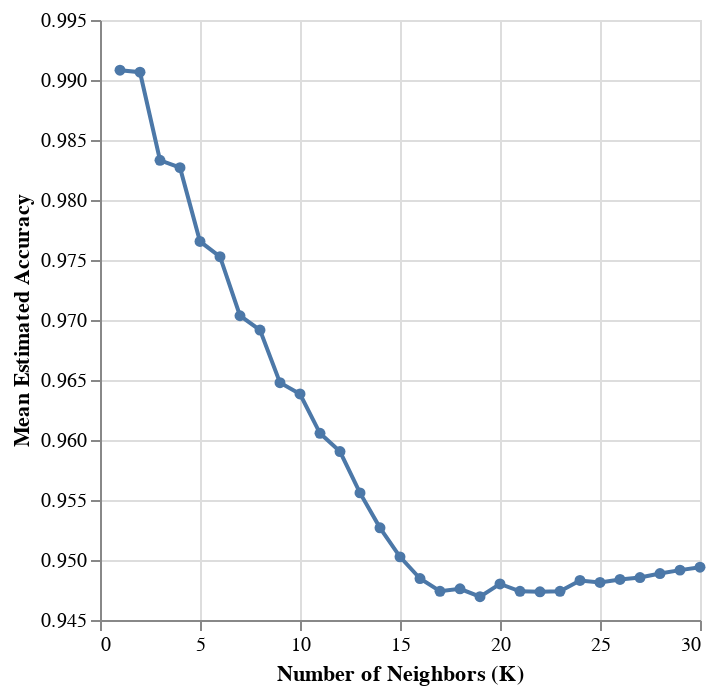

Notebook source saved alongside this figure:
### Markdown cell above
##### Graph 2

### Code cell
from sklearn.model_selection import GridSearchCV

IP_tune_grid = GridSearchCV(
    estimator=IP_tune_pipe,
    param_grid=IP_parameter_grid,
    cv=10
)

IP_accuracies_grid = pd.DataFrame(
    IP_tune_grid.fit(
        scaled_training_IP,
        upsampled_pulsar["type"]
    ).cv_results_
)

cross_val_plot=alt.Chart(IP_accuracies_grid).mark_line(point=True).encode(
    y=alt.Y("mean_test_score").title('Mean Estimated Accuracy').scale(zero=False),
    x=alt.X("param_kneighborsclassifier__n_neighbors").title('Number of Neighbors (K)'),
)
cross_val_plot

### Figure 1 — Vega-Lite specification as saved in the notebook (floating-point values rounded to 4 significant figures)
{"config": {"view": {"continuousWidth": 300, "continuousHeight": 300}}, "data": {"name": "data-d6d198264f8e8116bed398082d7465cb"}, "mark": {"type": "line", "point": true}, "encoding": {"x": {"field": "param_kneighborsclassifier__n_neighbors", "title": "Number of Neighbors (K)", "type": "quantitative"}, "y": {"field": "mean_test_score", "scale": {"zero": false}, "title": "Mean Estimated Accuracy", "type": "quantitative"}}, "$schema": "https://vega.github.io/schema/vega-lite/v5.16.3.json", "datasets": {"data-d6d198264f8e8116bed398082d7465cb": [{"mean_fit_time": 0.0537, "std_fit_time": 0.006584, "mean_score_time": 0.1414, "std_score_time": 0.02147, "param_kneighborsclassifier__n_neighbors": 1, "params": {"kneighborsclassifier__n_neighbors": 1}, "split0_test_score": 0.9897, "split1_test_score": 0.9897, "split2_test_score": 0.9926, "split3_test_score": 0.9926, "split4_test_score": 0.9889, "split5_test_score": 0.993, "split6_test_score": 0.9902, "split7_test_score": 0.991, "split8_test_score": 0.9902, "split9_test_score": 0.9902, "mean_test_score": 0.9908, "std_test_score": 0.001363, "rank_test_score": 1}, {"mean_fit_time": 0.05354, "std_fit_time": 0.005574, "mean_score_time": 0.1346, "std_score_time": 0.0116, "param_kneighborsclassifier__n_neighbors": 2, "params": {"kneighborsclassifier__n_neighbors": 2}, "split0_test_score": 0.9889, "split1_test_score": 0.9897, "split2_test_score": 0.9926, "split3_test_score": 0.9926, "split4_test_score": 0.9889, "split5_test_score": 0.993, "split6_test_score": 0.9902, "split7_test_score": 0.991, "split8_test_score": 0.9893, "split9_test_score": 0.9902, "mean_test_score": 0.9907, "std_test_score": 0.001499, "rank_test_score": 2}, {"mean_fit_time": 0.05627, "std_fit_time": 0.01163, "mean_score_time": 0.1448, "std_score_time": 0.03513, "param_kneighborsclassifier__n_neighbors": 3, "params": {"kneighborsclassifier__n_neighbors": 3}, "split0_test_score": 0.9766, "split1_test_score": 0.9815, "split2_test_score": 0.9869, "split3_test_score": 0.9856, "split4_test_score": 0.9836, "split5_test_score": 0.9869, "split6_test_score": 0.9848, "split7_test_score": 0.9836, "split8_test_score": 0.9811, "split9_test_score": 0.9824, "mean_test_score": 0.9833, "std_test_score": 0.002946, "rank_test_score": 3}, {"mean_fit_time": 0.05268, "std_fit_time": 0.007547, "mean_score_time": 0.1232, "std_score_time": 0.01286, "param_kneighborsclassifier__n_neighbors": 4, "params": {"kneighborsclassifier__n_neighbors": 4}, "split0_test_score": 0.9762, "split1_test_score": 0.9807, "split2_test_score": 0.9865, "split3_test_score": 0.9836, "split4_test_score": 0.982, "split5_test_score": 0.9869, "split6_test_score": 0.984, "split7_test_score": 0.9836, "split8_test_score": 0.9811, "split9_test_score": 0.9824, "mean_test_score": 0.9827, "std_test_score": 0.002899, "rank_test_score": 4}, {"mean_fit_time": 0.05744, "std_fit_time": 0.01492, "mean_score_time": 0.1358, "std_score_time": 0.02171, "param_kneighborsclassifier__n_neighbors": 5, "params": {"kneighborsclassifier__n_neighbors": 5}, "split0_test_score": 0.9705, "split1_test_score": 0.975, "split2_test_score": 0.982, "split3_test_score": 0.9787, "split4_test_score": 0.9754, "split5_test_score": 0.9799, "split6_test_score": 0.9754, "split7_test_score": 0.9779, "split8_test_score": 0.9766, "split9_test_score": 0.9742, "mean_test_score": 0.9765, "std_test_score": 0.003073, "rank_test_score": 5}, {"mean_fit_time": 0.05193, "std_fit_time": 0.005678, "mean_score_time": 0.1226, "std_score_time": 0.008534, "param_kneighborsclassifier__n_neighbors": 6, "params": {"kneighborsclassifier__n_neighbors": 6}, "split0_test_score": 0.9705, "split1_test_score": 0.9738, "split2_test_score": 0.9815, "split3_test_score": 0.9746, "split4_test_score": 0.9729, "split5_test_score": 0.9795, "split6_test_score": 0.9746, "split7_test_score": 0.9774, "split8_test_score": 0.9746, "split9_test_score": 0.9733, "mean_test_score": 0.9753, "std_test_score": 0.003129, "rank_test_score": 6}, {"mean_fit_time": 0.05682, "std_fit_time": 0.01187, "mean_score_time": 0.1328, "std_score_time": 0.01753, "param_kneighborsclassifier__n_neighbors": 7, "params": {"kneighborsclassifier__n_neighbors": 7}, "split0_test_score": 0.966, "split1_test_score": 0.9684, "split2_test_score": 0.9774, "split3_test_score": 0.9688, "split4_test_score": 0.9664, "split5_test_score": 0.9717, "split6_test_score": 0.9705, "split7_test_score": 0.9738, "split8_test_score": 0.9705, "split9_test_score": 0.9701, "mean_test_score": 0.9704, "std_test_score": 0.003239, "rank_test_score": 7}, {"mean_fit_time": 0.0508, "std_fit_time": 0.00505, "mean_score_time": 0.1377, "std_score_time": 0.018, "param_kneighborsclassifier__n_neighbors": 8, "params": {"kneighborsclassifier__n_neighbors": 8}, "split0_test_score": 0.9664, "split1_test_score": 0.9651, "split2_test_score": 0.9766, "split3_test_score": 0.9676, "split4_test_score": 0.9656, "split5_test_score": 0.9701, "split6_test_score": 0.9692, "split7_test_score": 0.9701, "split8_test_score": 0.9696, "split9_test_score": 0.9713, "mean_test_score": 0.9692, "std_test_score": 0.003184, "rank_test_score": 8}, {"mean_fit_time": 0.05766, "std_fit_time": 0.01546, "mean_score_time": 0.1423, "std_score_time": 0.02744, "param_kneighborsclassifier__n_neighbors": 9, "params": {"kneighborsclassifier__n_neighbors": 9}, "split0_test_score": 0.9627, "split1_test_score": 0.9606, "split2_test_score": 0.9729, "split3_test_score": 0.9623, "split4_test_score": 0.9631, "split5_test_score": 0.9627, "split6_test_score": 0.9656, "split7_test_score": 0.9664, "split8_test_score": 0.9643, "split9_test_score": 0.9672, "mean_test_score": 0.9648, "std_test_score": 0.003327, "rank_test_score": 9}, {"mean_fit_time": 0.06188, "std_fit_time": 0.02476, "mean_score_time": 0.1485, "std_score_time": 0.0239, "param_kneighborsclassifier__n_neighbors": 10, "params": {"kneighborsclassifier__n_neighbors": 10}, "split0_test_score": 0.9627, "split1_test_score": 0.9582, "split2_test_score": 0.9738, "split3_test_score": 0.961, "split4_test_score": 0.9594, "split5_test_score": 0.9631, "split6_test_score": 0.9664, "split7_test_score": 0.9647, "split8_test_score": 0.9631, "split9_test_score": 0.966, "mean_test_score": 0.9638, "std_test_score": 0.004148, "rank_test_score": 10}, {"mean_fit_time": 0.0551, "std_fit_time": 0.008271, "mean_score_time": 0.1349, "std_score_time": 0.01461, "param_kneighborsclassifier__n_neighbors": 11, "params": {"kneighborsclassifier__n_neighbors": 11}, "split0_test_score": 0.9602, "split1_test_score": 0.9533, "split2_test_score": 0.9701, "split3_test_score": 0.9565, "split4_test_score": 0.9557, "split5_test_score": 0.9598, "split6_test_score": 0.9635, "split7_test_score": 0.9619, "split8_test_score": 0.9614, "split9_test_score": 0.9631, "mean_test_score": 0.9606, "std_test_score": 0.004489, "rank_test_score": 11}, {"mean_fit_time": 0.06344, "std_fit_time": 0.01698, "mean_score_time": 0.1479, "std_score_time": 0.01838, "param_kneighborsclassifier__n_neighbors": 12, "params": {"kneighborsclassifier__n_neighbors": 12}, "split0_test_score": 0.9602, "split1_test_score": 0.9549, "split2_test_score": 0.9664, "split3_test_score": 0.9533, "split4_test_score": 0.9557, "split5_test_score": 0.9586, "split6_test_score": 0.9602, "split7_test_score": 0.9598, "split8_test_score": 0.9614, "split9_test_score": 0.9598, "mean_test_score": 0.959, "std_test_score": 0.003542, "rank_test_score": 12}, {"mean_fit_time": 0.04699, "std_fit_time": 0.003651, "mean_score_time": 0.1319, "std_score_time": 0.0195, "param_kneighborsclassifier__n_neighbors": 13, "params": {"kneighborsclassifier__n_neighbors": 13}, "split0_test_score": 0.9565, "split1_test_score": 0.9504, "split2_test_score": 0.9656, "split3_test_score": 0.9479, "split4_test_score": 0.9528, "split5_test_score": 0.9557, "split6_test_score": 0.9565, "split7_test_score": 0.9578, "split8_test_score": 0.9557, "split9_test_score": 0.9569, "mean_test_score": 0.9556, "std_test_score": 0.004483, "rank_test_score": 13}, {"mean_fit_time": 0.05557, "std_fit_time": 0.01283, "mean_score_time": 0.1408, "std_score_time": 0.01424, "param_kneighborsclassifier__n_neighbors": 14, "params": {"kneighborsclassifier__n_neighbors": 14}, "split0_test_score": 0.9549, "split1_test_score": 0.9467, "split2_test_score": 0.9651, "split3_test_score": 0.9479, "split4_test_score": 0.952, "split5_test_score": 0.9537, "split6_test_score": 0.9528, "split7_test_score": 0.9528, "split8_test_score": 0.9508, "split9_test_score": 0.95, "mean_test_score": 0.9527, "std_test_score": 0.004809, "rank_test_score": 14}, {"mean_fit_time": 0.05082, "std_fit_time": 0.006979, "mean_score_time": 0.1621, "std_score_time": 0.02866, "param_kneighborsclassifier__n_neighbors": 15, "params": {"kneighborsclassifier__n_neighbors": 15}, "split0_test_score": 0.952, "split1_test_score": 0.9459, "split2_test_score": 0.9631, "split3_test_score": 0.9455, "split4_test_score": 0.9512, "split5_test_score": 0.9508, "split6_test_score": 0.9487, "split7_test_score": 0.95, "split8_test_score": 0.9475, "split9_test_score": 0.9479, "mean_test_score": 0.9503, "std_test_score": 0.004763, "rank_test_score": 15}, {"mean_fit_time": 0.0476, "std_fit_time": 0.002798, "mean_score_time": 0.1418, "std_score_time": 0.01499, "param_kneighborsclassifier__n_neighbors": 16, "params": {"kneighborsclassifier__n_neighbors": 16}, "split0_test_score": 0.9504, "split1_test_score": 0.9438, "split2_test_score": 0.9574, "split3_test_score": 0.9414, "split4_test_score": 0.9533, "split5_test_score": 0.9504, "split6_test_score": 0.9438, "split7_test_score": 0.95, "split8_test_score": 0.9467, "split9_test_score": 0.9475, "mean_test_score": 0.9485, "std_test_score": 0.004574, "rank_test_score": 20}, {"mean_fit_time": 0.04992, "std_fit_time": 0.004953, "mean_score_time": 0.1472, "std_score_time": 0.02332, "param_kneighborsclassifier__n_neighbors": 17, "params": {"kneighborsclassifier__n_neighbors": 17}, "split0_test_score": 0.9512, "split1_test_score": 0.9446, "split2_test_score": 0.9549, "split3_test_score": 0.9401, "split4_test_score": 0.9496, "split5_test_score": 0.9492, "split6_test_score": 0.9438, "split7_test_score": 0.9483, "split8_test_score": 0.9471, "split9_test_score": 0.945, "mean_test_score": 0.9474, "std_test_score": 0.003977, "rank_test_score": 26}, {"mean_fit_time": 0.04767, "std_fit_time": 0.002473, "mean_score_time": 0.1359, "std_score_time": 0.01071, "param_kneighborsclassifier__n_neighbors": 18, "params": {"kneighborsclassifier__n_neighbors": 18}, "split0_test_score": 0.9537, "split1_test_score": 0.9442, "split2_test_score": 0.9545, "split3_test_score": 0.9422, "split4_test_score": 0.9492, "split5_test_score": 0.9463, "split6_test_score": 0.9471, "split7_test_score": 0.9496, "split8_test_score": 0.9475, "split9_test_score": 0.9418, "mean_test_score": 0.9476, "std_test_score": 0.00409, "rank_test_score": 25}, {"mean_fit_time": 0.06293, "std_fit_time": 0.01944, "mean_score_time": 0.1518, "std_score_time": 0.02061, "param_kneighborsclassifier__n_neighbors": 19, "params": {"kneighborsclassifier__n_neighbors": 19}, "split0_test_score": 0.9512, "split1_test_score": 0.941, "split2_test_score": 0.9541, "split3_test_score": 0.9414, "split4_test_score": 0.95, "split5_test_score": 0.9492, "split6_test_score": 0.9451, "split7_test_score": 0.9483, "split8_test_score": 0.9463, "split9_test_score": 0.943, "mean_test_score": 0.9469, "std_test_score": 0.004144, "rank_test_score": 30}, {"mean_fit_time": 0.0545, "std_fit_time": 0.007825, "mean_score_time": 0.1769, "std_score_time": 0.02996, "param_kneighborsclassifier__n_neighbors": 20, "params": {"kneighborsclassifier__n_neighbors": 20}, "split0_test_score": 0.9524, "split1_test_score": 0.9426, "split2_test_score": 0.9537, "split3_test_score": 0.9434, "split4_test_score": 0.9508, "split5_test_score": 0.95, "split6_test_score": 0.9451, "split7_test_score": 0.9483, "split8_test_score": 0.9495, "split9_test_score": 0.9442, "mean_test_score": 0.948, "std_test_score": 0.003731, "rank_test_score": 24}, {"mean_fit_time": 0.05252, "std_fit_time": 0.005707, "mean_score_time": 0.1522, "std_score_time": 0.01075, "param_kneighborsclassifier__n_neighbors": 21, "params": {"kneighborsclassifier__n_neighbors": 21}, "split0_test_score": 0.9508, "split1_test_score": 0.9426, "split2_test_score": 0.9557, "split3_test_score": 0.9426, "split4_test_score": 0.9471, "split5_test_score": 0.9516, "split6_test_score": 0.9455, "split7_test_score": 0.9471, "split8_test_score": 0.9483, "split9_test_score": 0.9426, "mean_test_score": 0.9474, "std_test_score": 0.004155, "rank_test_score": 27}, {"mean_fit_time": 0.05626, "std_fit_time": 0.0105, "mean_score_time": 0.1647, "std_score_time": 0.02714, "param_kneighborsclassifier__n_neighbors": 22, "params": {"kneighborsclassifier__n_neighbors": 22}, "split0_test_score": 0.952, "split1_test_score": 0.9389, "split2_test_score": 0.9553, "split3_test_score": 0.9438, "split4_test_score": 0.9467, "split5_test_score": 0.9504, "split6_test_score": 0.9471, "split7_test_score": 0.9487, "split8_test_score": 0.9459, "split9_test_score": 0.9446, "mean_test_score": 0.9474, "std_test_score": 0.004361, "rank_test_score": 29}, {"mean_fit_time": 0.05122, "std_fit_time": 0.006673, "mean_score_time": 0.1497, "std_score_time": 0.01952, "param_kneighborsclassifier__n_neighbors": 23, "params": {"kneighborsclassifier__n_neighbors": 23}, "split0_test_score": 0.9508, "split1_test_score": 0.9393, "split2_test_score": 0.9594, "split3_test_score": 0.9434, "split4_test_score": 0.9463, "split5_test_score": 0.9512, "split6_test_score": 0.9455, "split7_test_score": 0.9479, "split8_test_score": 0.9454, "split9_test_score": 0.9446, "mean_test_score": 0.9474, "std_test_score": 0.005179, "rank_test_score": 28}, {"mean_fit_time": 0.06461, "std_fit_time": 0.01408, "mean_score_time": 0.1677, "std_score_time": 0.01949, "param_kneighborsclassifier__n_neighbors": 24, "params": {"kneighborsclassifier__n_neighbors": 24}, "split0_test_score": 0.9533, "split1_test_score": 0.9434, "split2_test_score": 0.9594, "split3_test_score": 0.943, "split4_test_score": 0.9475, "split5_test_score": 0.95, "split6_test_score": 0.9483, "split7_test_score": 0.9483, "split8_test_score": 0.9454, "split9_test_score": 0.9442, "mean_test_score": 0.9483, "std_test_score": 0.004776, "rank_test_score": 22}, {"mean_fit_time": 0.05666, "std_fit_time": 0.01893, "mean_score_time": 0.1569, "std_score_time": 0.02448, "param_kneighborsclassifier__n_neighbors": 25, "params": {"kneighborsclassifier__n_neighbors": 25}, "split0_test_score": 0.9537, "split1_test_score": 0.9426, "split2_test_score": 0.959, "split3_test_score": 0.9426, "split4_test_score": 0.9479, "split5_test_score": 0.95, "split6_test_score": 0.9483, "split7_test_score": 0.9475, "split8_test_score": 0.9459, "split9_test_score": 0.9438, "mean_test_score": 0.9481, "std_test_score": 0.004876, "rank_test_score": 23}, {"mean_fit_time": 0.05013, "std_fit_time": 0.00511, "mean_score_time": 0.153, "std_score_time": 0.01882, "param_kneighborsclassifier__n_neighbors": 26, "params": {"kneighborsclassifier__n_neighbors": 26}, "split0_test_score": 0.9533, "split1_test_score": 0.943, "split2_test_score": 0.9586, "split3_test_score": 0.9418, "split4_test_score": 0.9487, "split5_test_score": 0.9508, "split6_test_score": 0.9487, "split7_test_score": 0.9483, "split8_test_score": 0.9454, "split9_test_score": 0.945, "mean_test_score": 0.9484, "std_test_score": 0.004758, "rank_test_score": 21}, {"mean_fit_time": 0.05936, "std_fit_time": 0.02132, "mean_score_time": 0.1565, "std_score_time": 0.02192, "param_kneighborsclassifier__n_neighbors": 27, "params": {"kneighborsclassifier__n_neighbors": 27}, "split0_test_score": 0.952, "split1_test_score": 0.9442, "split2_test_score": 0.9582, "split3_test_score": 0.9422, "split4_test_score": 0.9508, "split5_test_score": 0.9516, "split6_test_score": 0.9483, "split7_test_score": 0.9483, "split8_test_score": 0.9454, "split9_test_score": 0.9442, "mean_test_score": 0.9485, "std_test_score": 0.004548, "rank_test_score": 19}, {"mean_fit_time": 0.05243, "std_fit_time": 0.009611, "mean_score_time": 0.1593, "std_score_time": 0.02862, "param_kneighborsclassifier__n_neighbors": 28, "params": {"kneighborsclassifier__n_neighbors": 28}, "split0_test_score": 0.9541, "split1_test_score": 0.9455, "split2_test_score": 0.9569, "split3_test_score": 0.943, "split4_test_score": 0.9496, "split5_test_score": 0.952, "split6_test_score": 0.9479, "split7_test_score": 0.9492, "split8_test_score": 0.9446, "split9_test_score": 0.9459, "mean_test_score": 0.9489, "std_test_score": 0.004205, "rank_test_score": 18}, {"mean_fit_time": 0.0664, "std_fit_time": 0.01731, "mean_score_time": 0.2072, "std_score_time": 0.04632, "param_kneighborsclassifier__n_neighbors": 29, "params": {"kneighborsclassifier__n_neighbors": 29}, "split0_test_score": 0.9549, "split1_test_score": 0.9455, "split2_test_score": 0.9594, "split3_test_score": 0.9426, "split4_test_score": 0.9492, "split5_test_score": 0.9508, "split6_test_score": 0.9483, "split7_test_score": 0.9483, "split8_test_score": 0.9471, "split9_test_score": 0.9454, "mean_test_score": 0.9492, "std_test_score": 0.004656, "rank_test_score": 17}, {"mean_fit_time": 0.05858, "std_fit_time": 0.009282, "mean_score_time": 0.171, "std_score_time": 0.01877, "param_kneighborsclassifier__n_neighbors": 30, "params": {"kneighborsclassifier__n_neighbors": 30}, "split0_test_score": 0.9541, "split1_test_score": 0.9471, "split2_test_score": 0.9602, "split3_test_score": 0.9405, "split4_test_score": 0.95, "split5_test_score": 0.9504, "split6_test_score": 0.9496, "split7_test_score": 0.9483, "split8_test_score": 0.9475, "split9_test_score": 0.9463, "mean_test_score": 0.9494, "std_test_score": 0.004885, "rank_test_score": 16}]}}
